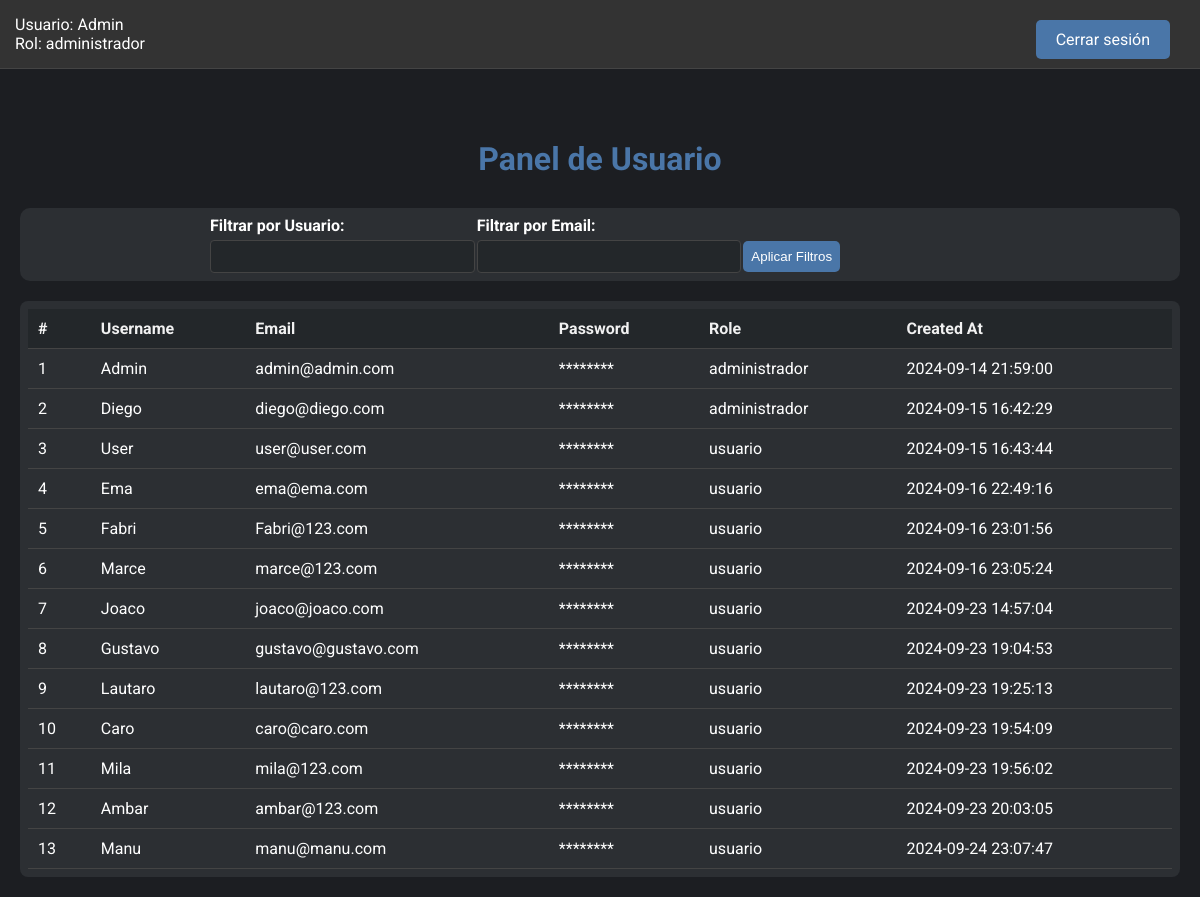
Before: /dashboard.php (signed in) with the older database file.
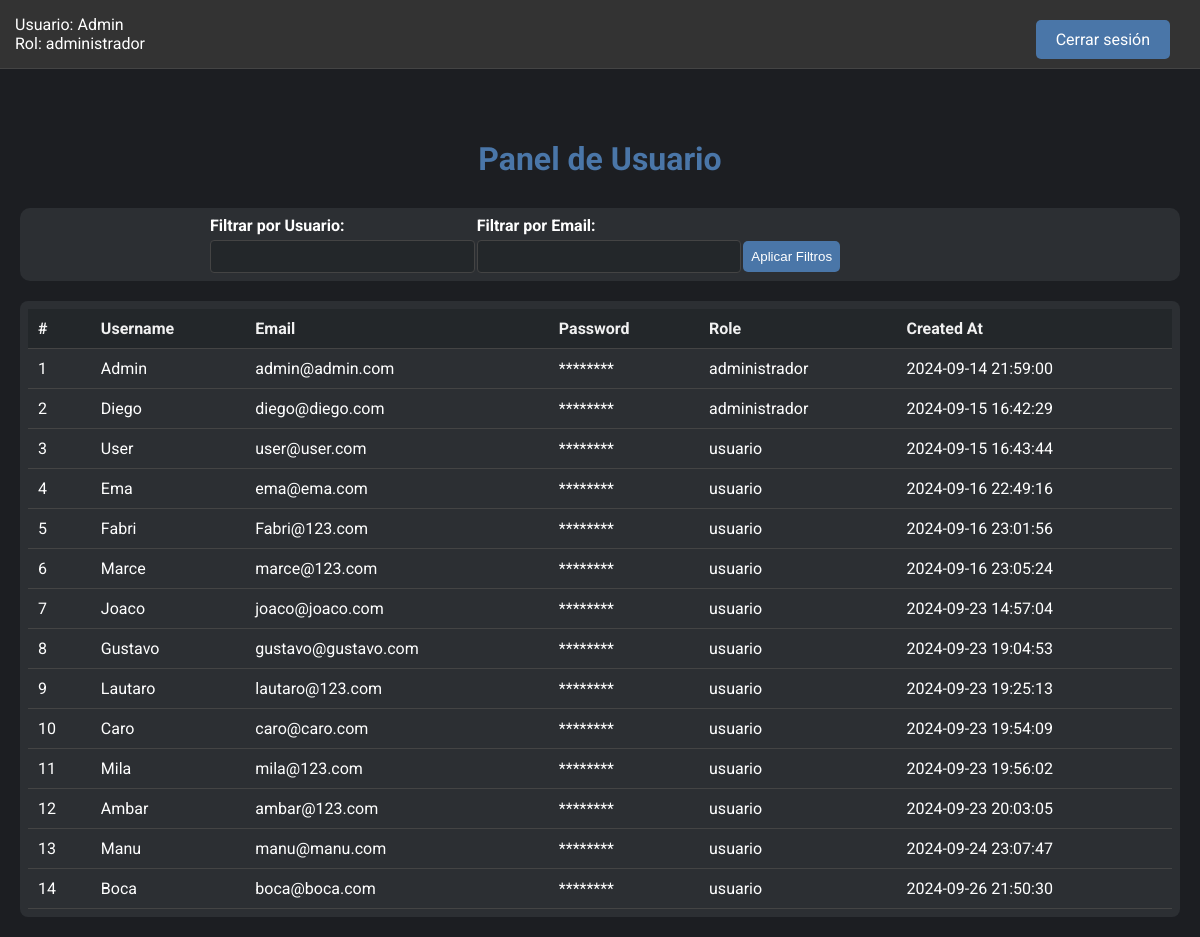
After: the same page with the newer database file.
### tables this page shows
CREATE TABLE `users` (
  `id` int(11) NOT NULL,
  `username` varchar(50) NOT NULL,
  `email` varchar(100) NOT NULL,
  `password` varchar(255) NOT NULL,
  `role` enum('usuario','administrador') DEFAULT 'usuario',
  `created_at` timestamp NOT NULL DEFAULT current_timestamp(),
  `is_active` tinyint(1) DEFAULT 1,
  `failed_attempts` int(11) DEFAULT 0,
  `last_attempt` timestamp NULL DEFAULT NULL,
  `security_question_1` varchar(255) DEFAULT NULL,
  `security_question_2` varchar(255) DEFAULT NULL,
  `security_question_3` varchar(255) DEFAULT NULL
);

### dashboard.php (the view, shortened to what this page needs)
<?php
include 'db.php';
$isAdmin = $_SESSION['role'] === 'administrador';
$isUser = $_SESSION['role'] === 'usuario';
$username_filter = isset($_GET['username']) ? $_GET['username'] : '';
$email_filter = isset($_GET['email']) ? $_GET['email'] : '';
$sql = "SELECT id, username, email, password, role, created_at FROM users WHERE 1=1";
$params = [];
try {
    $stmt = $pdo->prepare($sql);
    $stmt->execute($params);
    $users = $stmt->fetchAll(PDO::FETCH_ASSOC);
} catch (PDOException $e) {
    echo 'Error: ' . $e->getMessage();
}
?>
<!DOCTYPE html>
<html lang="es">
<head>
    <link rel="stylesheet" href="css/dashboard.css">
</head>
<body>
    <div class="header">
        <div class="user-info">
            Usuario: <?php echo htmlspecialchars($_SESSION['username']); ?><br>
            Rol: <?php echo htmlspecialchars($_SESSION['role']); ?>
        </div>
        <div class="buttons">
            <a href="logout.php">Cerrar sesión</a>
        </div>
    </div>
    <div class="content">
        <h1>Panel de Usuario</h1>
        <div class="container">
            <div class="filter-container">
                <form method="GET" action="dashboard.php">
                    <div>
                        <label for="username">Filtrar por Usuario:</label>
                        <input type="text" name="username" id="username"
                            value="<?php echo htmlspecialchars($username_filter); ?>">
                    </div>
                    <div>
                        <label for="email">Filtrar por Email:</label>
                        <input type="text" name="email" id="email"
                            value="<?php echo htmlspecialchars($email_filter); ?>">
                    </div>
                    <div>
                        <input type="submit" value="Aplicar Filtros">
                    </div>
                </form>
            </div>
            <div class="table-container">
                <table>
                    <thead>
                        <tr>
                            <?php if ($isAdmin): ?>
                                <th>#</th>
                                <th>Username</th>
                                <th>Email</th>
                                <th>Password</th>
                                <th>Role</th>
                                <th>Created At</th>
                            <?php elseif ($isUser): ?>
                                <th>#</th>
                                <th>Email</th>
                                <th>Password</th>
                            <?php endif; ?>
                        </tr>
                    </thead>
                    <tbody>
                        <?php
                        foreach ($users as $row) {
                            echo '<tr>';
                            echo '<td>' . htmlspecialchars($row['id']) . '</td>';
                            if ($isAdmin) {
                                echo '<td>' . htmlspecialchars($row['username']) . '</td>';
                            }
                            echo '<td>' . htmlspecialchars($row['email']) . '</td>';
                            echo '<td>********</td>';
                            if ($isAdmin) {
                                echo '<td>' . htmlspecialchars($row['role']) . '</td>';
                                echo '<td>' . htmlspecialchars($row['created_at']) . '</td>';
                            }
                            echo '</tr>';
                        }
                        ?>
                    </tbody>
                </table>
            </div>
        </div>
    </div>
</body>
</html>

Changed rows visible on the page:
added users: id "14", username "Boca", email "boca@boca.com", role "usuario", created_at "2024-09-26 21:50:30"
